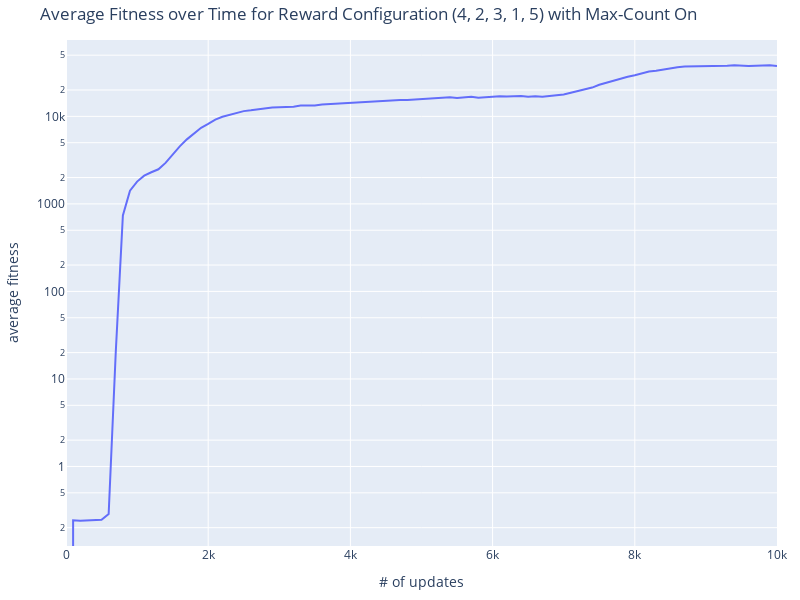

Notebook source saved alongside this figure:
### Code cell
plot_vals((4, 2, 3, 1, 5), max_count=True, log_y=True, i=0)
